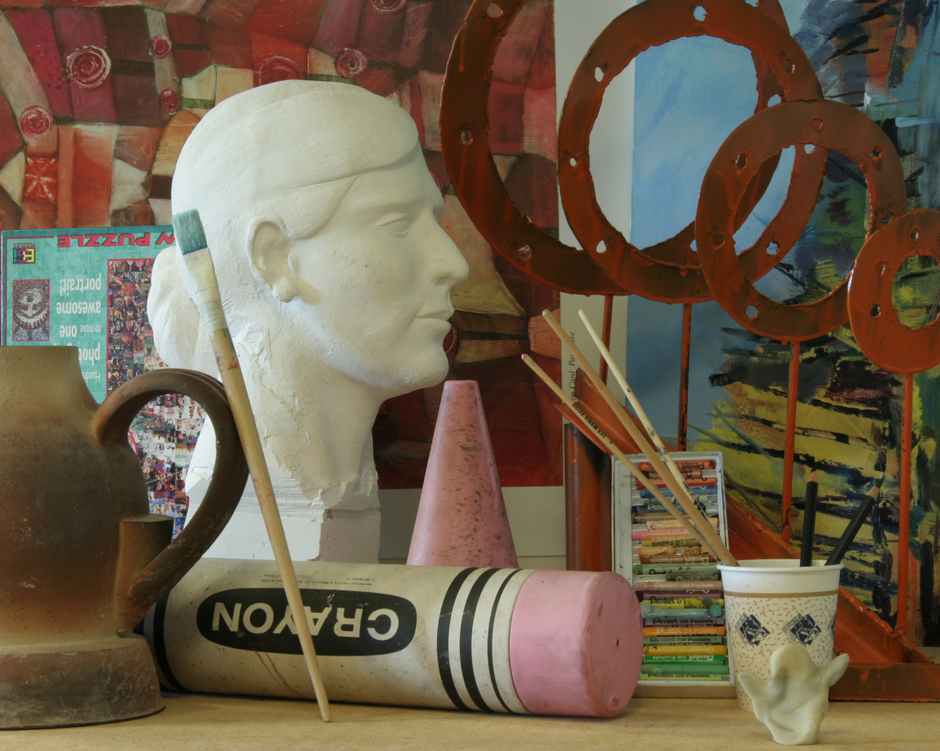
#> input picture assignment2/StereoMatchingTestings/Art/view1.png, 940 x 751 px, shrunk from 1390 x 1110 before the run, found by its file name
$ python a2_ver1_55506653.py
#> lines starting #> are read from the running program, lines starting #| are printed output that depends on the picture
# Name: Denny-Thomas-Varghese
# SID: 55506653

import cv2 as cv
import numpy as np

# OpenCV to read an image in grayscale
def readImgGrayScale(imgURL):
#> called with imgURL = './StereoMatchingTestings/Art/view1.png'
    return cv.imread(imgURL, cv.IMREAD_GRAYSCALE)
#> returned value: shape (751, 940); min 3, max 244, mean 97.4

def constructDisparityMap(whichPair):
    # To make up the paths, use this format: StereoMatchingTestings/whichPair/viewNo
    # StereoMatchingTestings contains all the 3 folders obtained from the mentioned Google Drive Link in the prompt doc
    # Initialize variables to make up the paths to imgs
    folderPath = "./StereoMatchingTestings/"
    view1 = "/view1.png"
    view2 = "/view5.png"

    resultFolderPath = "allResults/"

    # openCV to read img in grayscale
    print("Reading the two images...")
    try:
        print("Reading from: " + folderPath+whichPair+view1, cv.IMREAD_GRAYSCALE)
        img1 = readImgGrayScale(folderPath+whichPair+view1)
        print("and Reading from: " + folderPath+whichPair+view2, cv.IMREAD_GRAYSCALE)
        img2 = readImgGrayScale(folderPath+whichPair+view2)
#> call 2 of readImgGrayScale, with imgURL = './StereoMatchingTestings/Art/view5.png'
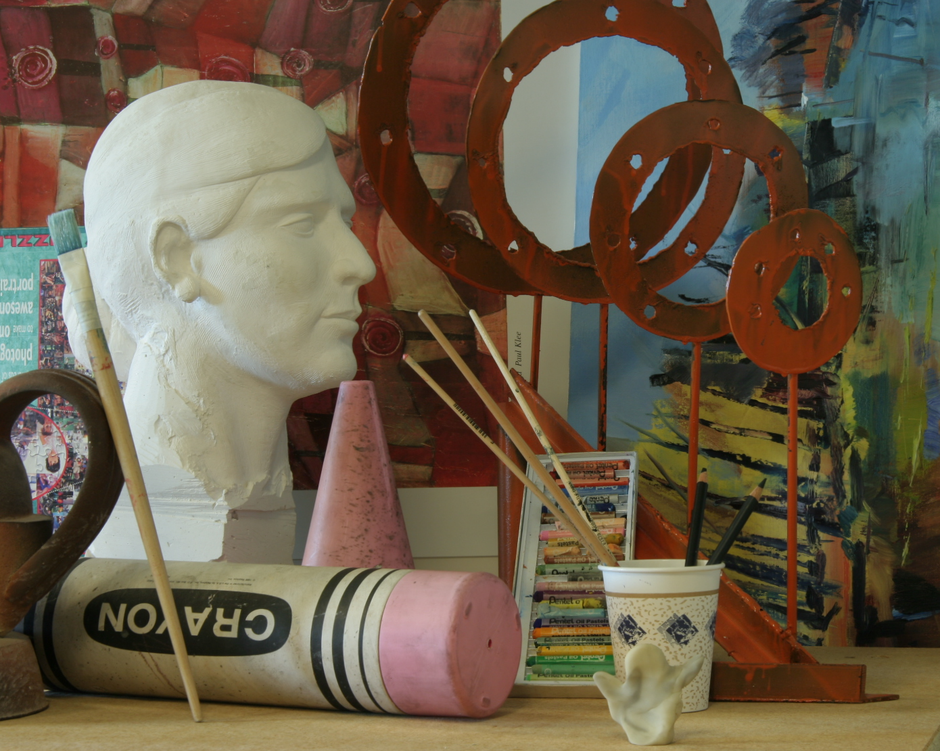
#> input picture assignment2/StereoMatchingTestings/Art/view5.png, 940 x 751 px, shrunk from 1390 x 1110 before the run, found by its file name
#> in readImgGrayScale (call 2), `return cv.imread(imgURL, cv.IMREAD_GRAYSCALE)`:
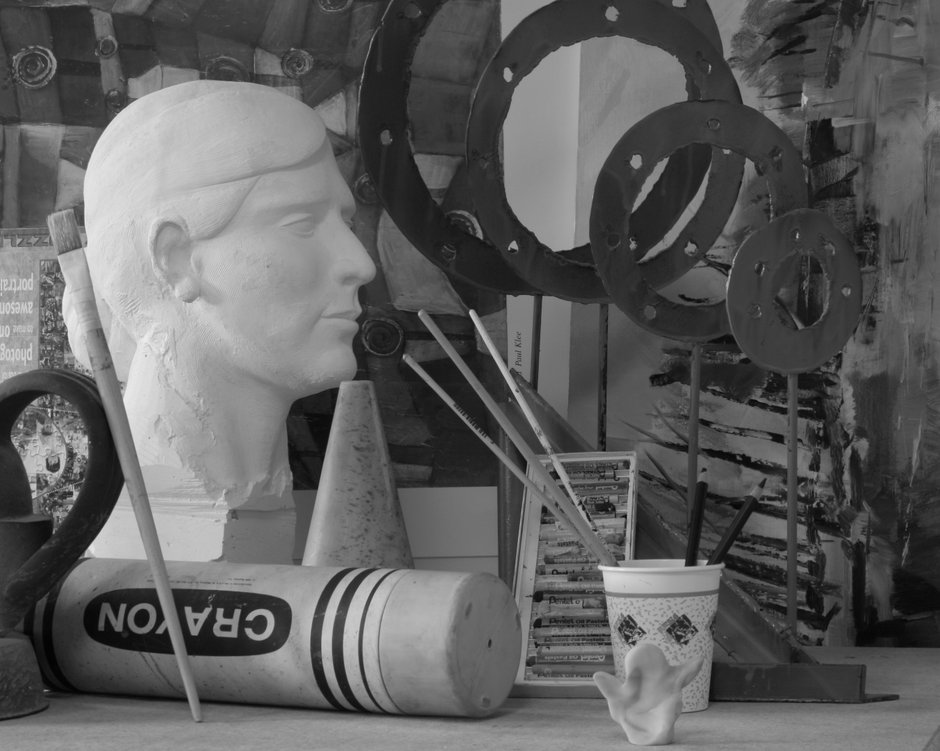
#> returned value: shape (751, 940); min 2, max 237, mean 94.9
    except:
        print("Both or either of the images could not be read. Please double-check the paths to the image files.")
        exit()
    print("Both images have been successfully read.")


    # Folder to store current iteration's result
    allCurrentResultDirectory = resultFolderPath + "others/" + whichPair # to store any results other than disparity maps
    dispCurrentResultDirectory = resultFolderPath + "pred/" + whichPair # to store diparity maps

    # Initializing SIFT detector
    sift = cv.SIFT_create()
    # extract the keypoints and descriptors with SIFT
    kp1, des1 = sift.detectAndCompute(img1, None)
#> kp1 = 2754 keypoints; strongest (x, y, size): (199, 467, 25.6), (849, 285, 2.2), (850, 283, 2.2), (160, 187, 17)
    kp2, des2 = sift.detectAndCompute(img2, None)
#> kp2 = 2407 keypoints; strongest (x, y, size): (472, 313, 4.8), (49, 410, 2.1), (250, 617, 5.2), (49, 415, 1.8)

    # Visualize keypoints
    imgSift = cv.drawKeypoints(img1, kp1, None, flags=cv.DRAW_MATCHES_FLAGS_DRAW_RICH_KEYPOINTS)
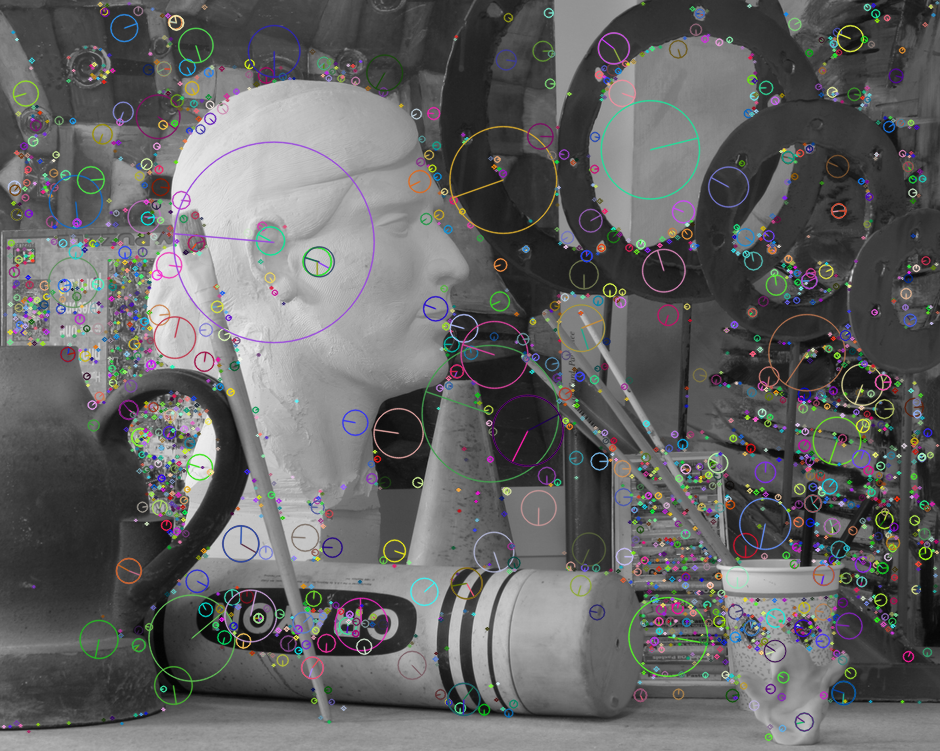
#> imgSift: shape (751, 940, 3); mean of channels 0, 1, 2 100.1, 100.1, 100; drawn as B, G, R
    cv.imshow("allKeypointsFromSIFT", imgSift)
    cv.imwrite(allCurrentResultDirectory + "/allKeypointsFromSIFT.png", imgSift)

    # Match keypoints in both images
    FLANN_INDEX_KDTREE = 1
    index_params = dict(algorithm=FLANN_INDEX_KDTREE, trees=5)
    search_params = dict(checks=50)
    flann = cv.FlannBasedMatcher(index_params, search_params)
    allMatches = flann.knnMatch(des1, des2, k=2)
#> allMatches = 2754 matches

    mask = [[0, 0] for i in range(len(allMatches))]
#> mask = 2754 pairs, first value 0 to 0, second value 0 to 0
    goodMatches = []
    pts1 = []
    pts2 = []

    #filter out the bad matches and only keep the good matches (less than threshold)
    for i, (m, n) in enumerate(allMatches):
        if m.distance < 0.7*n.distance:
            mask[i] = [1, 0]
            goodMatches.append(m)
            pts2.append(kp2[m.trainIdx].pt)
            pts1.append(kp1[m.queryIdx].pt)
#> after the loop, goodMatches = 618 matches; mask = 2754 pairs, first value 0 to 1, second value 0 to 0; pts1 = 618 pairs, first value 68.08 to 937.1, second value 2.34 to 736.6; pts2 = 618 pairs, first value 5.24 to 872.6, second value 2.47 to 736.8

    # Plot the matching keypoints from one image to the other
    draw_params = dict(matchColor=(0, 255, 0), singlePointColor=(255, 0, 0), matchesMask=mask[300:500],flags=cv.DrawMatchesFlags_DEFAULT)
#> draw_params = 4 items
    keypoint_matches = cv.drawMatchesKnn(img1, kp1, img2, kp2, allMatches[300:500], None, **draw_params)
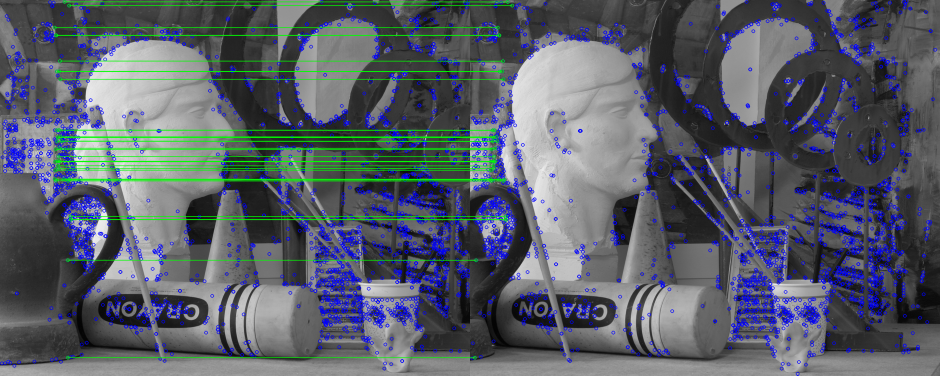
#> keypoint_matches: shape (751, 1880, 3) (shown at 1/2 size); mean of channels 0, 1, 2 104.2, 94.1, 87.9; drawn as B, G, R
    cv.imshow("keypointMatchesFromFLANN", keypoint_matches)
    cv.imwrite(allCurrentResultDirectory + "/keypointMatchesFromFLANN.png", keypoint_matches)

    pts1 = np.int32(pts1)
#> pts1 = 618 pairs, first value 68 to 937, second value 2 to 736
    pts2 = np.int32(pts2)
#> pts2 = 618 pairs, first value 5 to 872, second value 2 to 736
    # find fundamental matrix
    fundamental_matrix, inliers = cv.findFundamentalMat(pts1, pts2, cv.FM_RANSAC)
#> fundamental_matrix = [[-2.28e-08, 7.85e-05, 0.0165], [-7.64e-05, 1.34e-05, -1.39], [-0.0164, 1.39, 1]]; inliers = 618 values, max 1 at index 0, min 0 at index 105, mean 0.958

    # select only inliers after RANSAC
    pts1 = pts1[inliers.ravel() == 1]
#> pts1 = 592 pairs, first value 68 to 937, second value 2 to 736
    pts2 = pts2[inliers.ravel() == 1]
#> pts2 = 592 pairs, first value 5 to 872, second value 2 to 736

    lines1 = cv.computeCorrespondEpilines(pts2.reshape(-1, 1, 2), 2, fundamental_matrix)
#> lines1 = 592 rows, first 8: [-0.0161, 1, -78.91], [-0.0149, 1, -55.98], [-0.0275, 1, -287], [-0.0183, 1, -118.7], [-0.03, 1, -332.6], [-0.0288, 1, -309.7], [-0.0288, 1, -309.7], [-0.0273, 1, -282.9]
    lines1 = lines1.reshape(-1, 3)

    lines2 = cv.computeCorrespondEpilines(pts1.reshape(-1, 1, 2), 1, fundamental_matrix)
#> lines2 = 592 rows, first 8: [0.0163, -1, 79.75], [0.015, -1, 56.78], [0.0281, -1, 287.7], [0.0186, -1, 119.6], [0.0307, -1, 334.7], [0.0294, -1, 311.7], [0.0294, -1, 311.7], [0.0278, -1, 283.6]
    lines2 = lines2.reshape(-1, 3)

    # get image-sizes from shape
    h1, w1 = img1.shape
#> h1 = 751; w1 = 940
    h2, w2 = img2.shape
#> h2 = 751; w2 = 940
    # Stereo rectification - the Uncalibrated Variant
    _, H1, H2 = cv.stereoRectifyUncalibrated(
        np.float32(pts1), np.float32(pts2), fundamental_matrix, imgSize=(w1, h1)
    )
#> H1 = [[1.45, -0.09, -111.2], [-0.016, 1.39, 8.45], [7.44e-05, -1.06e-05, 1.36]]; H2 = [[1.03, 0.033, -24.25], [-0.0115, 1, 5.36], [5.5e-05, 1.77e-06, 0.974]]

    # Rectify (undistort) the images and save them
    img1_rectified = cv.warpPerspective(img1, H1, (w1, h1))
    img2_rectified = cv.warpPerspective(img2, H2, (w2, h2))
    cv.imwrite(allCurrentResultDirectory+"/rectifiedImg1.png", img1_rectified)
    cv.imwrite(allCurrentResultDirectory+"/rectifiedImg2.png", img2_rectified)

    bSize = 11
    minDisp = -128
    maxDisp = 128
    nDisp = maxDisp - minDisp
    disp12MaxDiff = 0
    uRatio = 5
    speckleWindowSize = 200
    speckleRange = 2

    stereo1 = cv.StereoSGBM_create(
        minDisparity=minDisp,
        numDisparities=nDisp,
        blockSize=bSize,
        uniquenessRatio=uRatio,
        speckleWindowSize=speckleWindowSize,
        speckleRange=speckleRange,
        disp12MaxDiff=disp12MaxDiff,
        P1=8 * 1 * bSize * bSize,
        P2=32 * 1 * bSize * bSize,
    )

    disparity_SGBM = stereo1.compute(img1_rectified, img2_rectified)
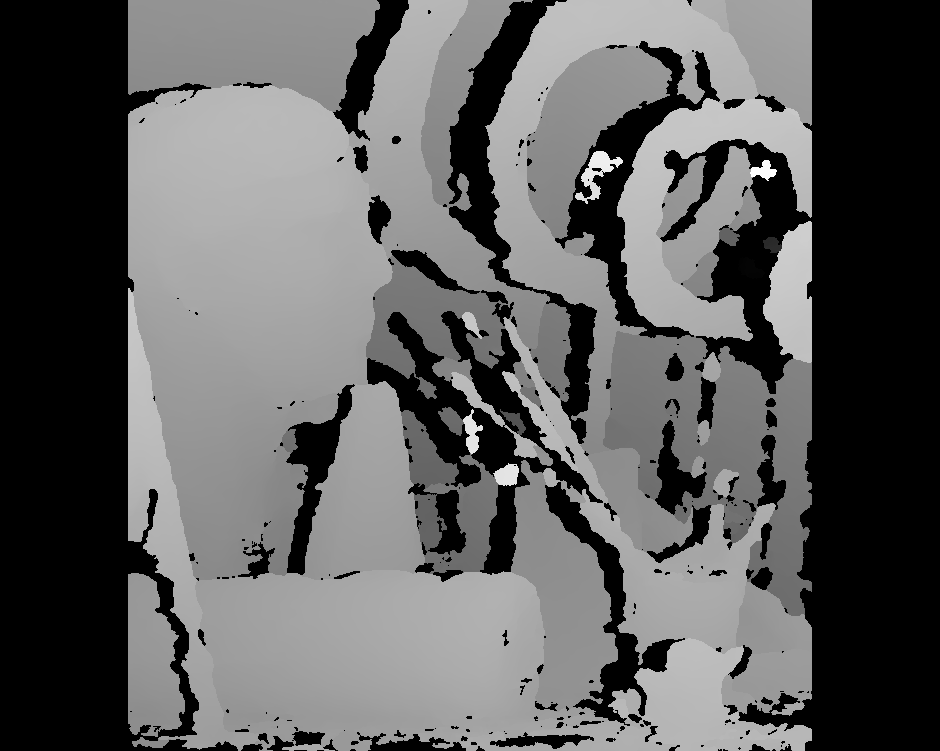
#> disparity_SGBM: shape (751, 940) int16; min -2064, max 1553, mean -709.1; drawn with min black and max white

    disparity_SGBM = stereo1.compute(img1_rectified, img2_rectified)

    matcher_img2 = cv.ximgproc.createRightMatcher(stereo1)
    disp2 = matcher_img2.compute(img2_rectified, img1_rectified)
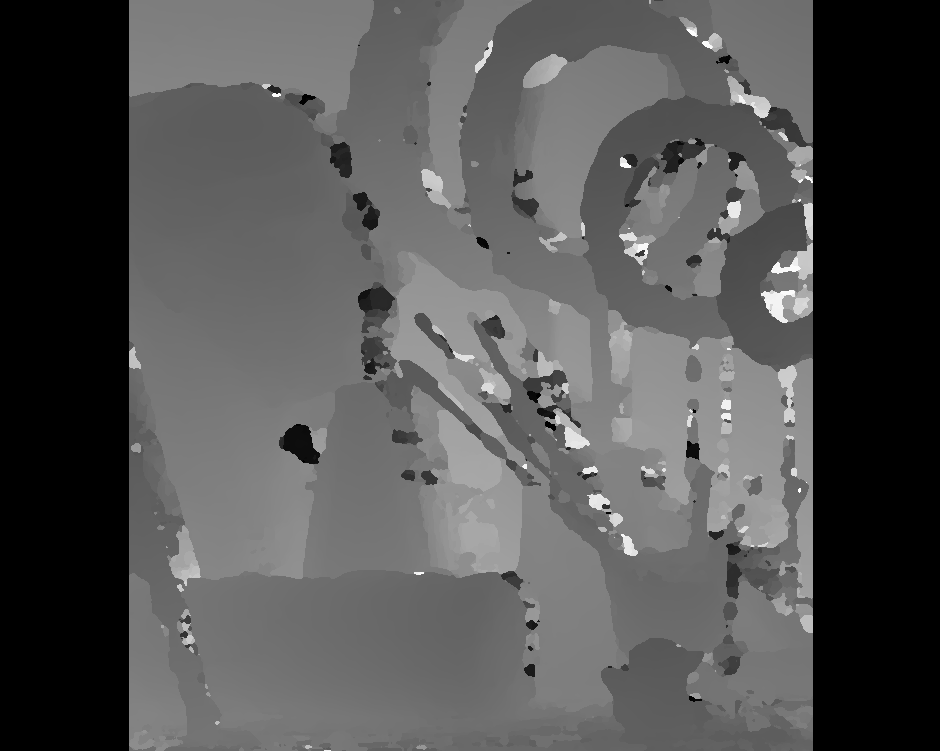
#> disp2: shape (751, 940) int16; min -2048, max 2048, mean -686.6; drawn with min black and max white

    lmb = 35000
    sigma = 1.5

    wls_filter = cv.ximgproc.createDisparityWLSFilter(matcher_left=stereo1)
    wls_filter.setLambda(lmb)
    wls_filter.setSigmaColor(sigma)
    filtered_disp = wls_filter.filter(disparity_SGBM, img1_rectified, disparity_map_right=disp2)
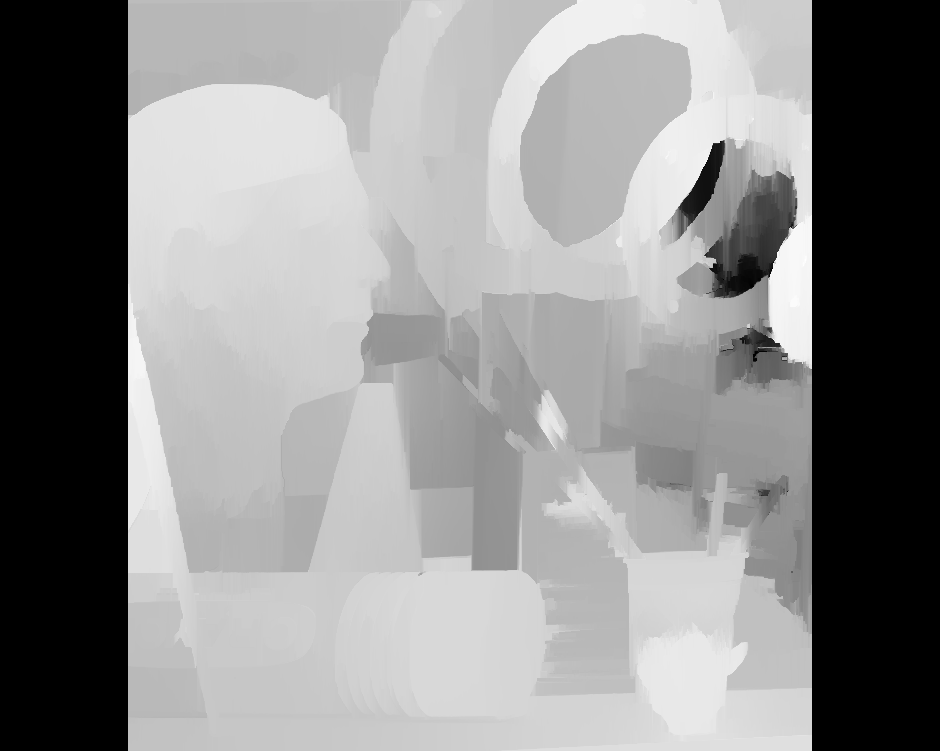
#> filtered_disp: shape (751, 940) int16; min -2064, max 796, mean -484.1; drawn with min black and max white
    filtered_disp = cv.normalize(filtered_disp, filtered_disp, alpha=255, beta=0, norm_type=cv.NORM_MINMAX)
    cv.imwrite(dispCurrentResultDirectory + "/disp1.png", filtered_disp)
    cv.waitKey()
    cv.destroyAllWindows()


if __name__=="__main__":

    pairNames = ["Art", "Dolls", "Reindeer"]
    for pairName in pairNames:
        print("Computing for {}".format(pairName))
        constructDisparityMap(pairName)
